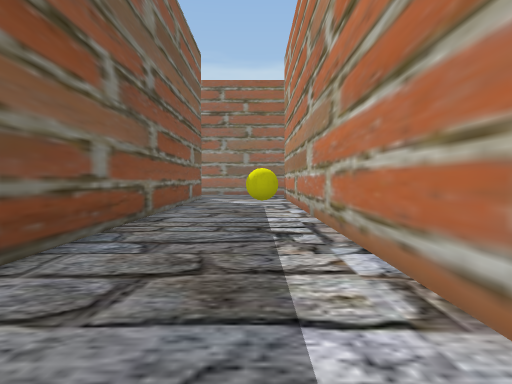
View 1 (above)

24 first-person views from a walk through a Unity game level. The camera is 1.5 m above the floor, tilts 2° down and sees 75° across. The floor is counted in squares, 2 m on a side. Each view is taken from the middle of a square. On the plan, view 1 faces up. The plan holds only what a view shows up to about 11 squares ahead; the rest is blank. The place goes on beyond the plan.

View 2
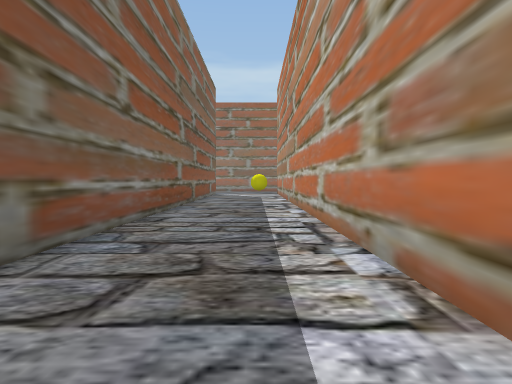

View 3
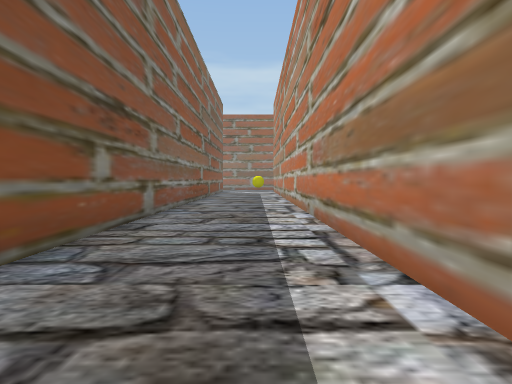

View 4
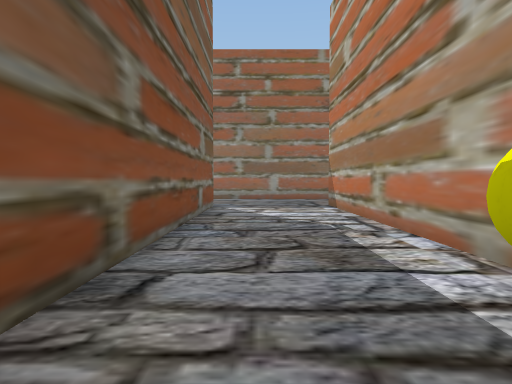

View 5
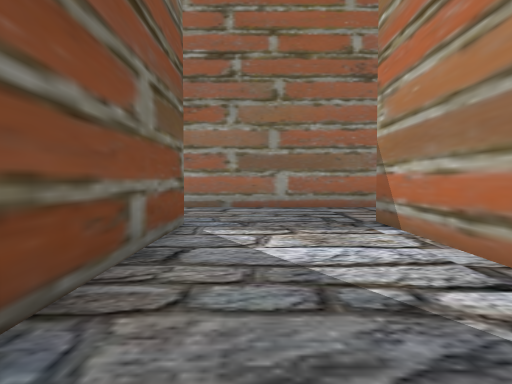

View 6
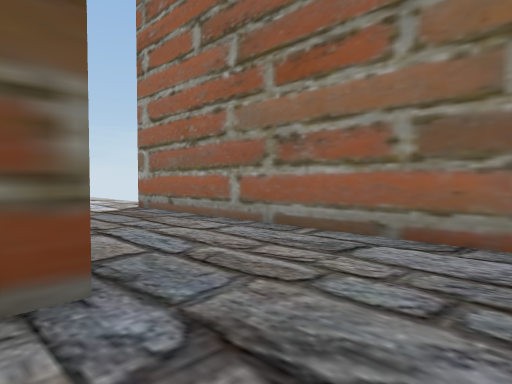

View 7
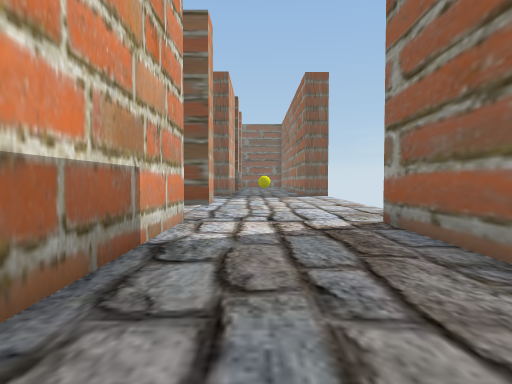

View 8
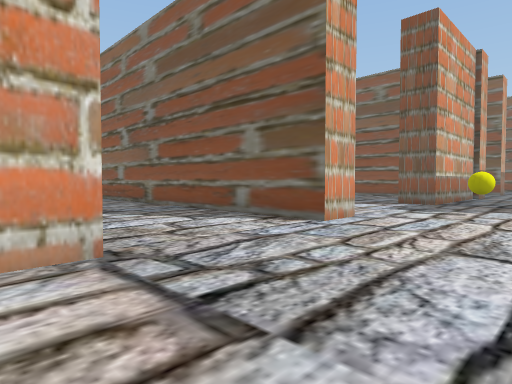

View 9
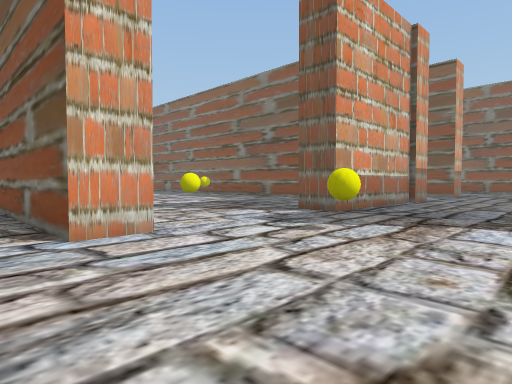

View 10
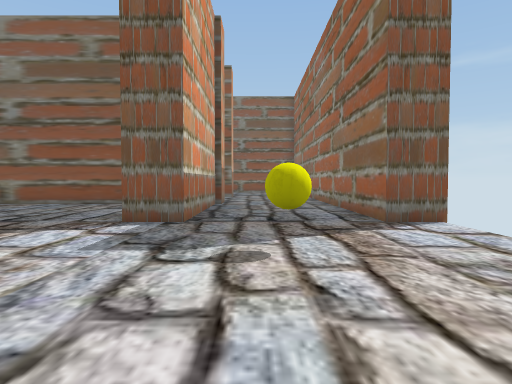

View 11
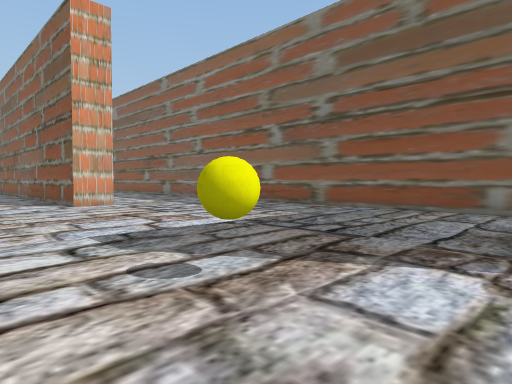

View 12
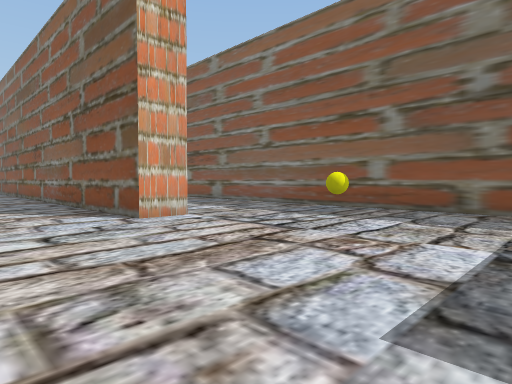

View 13
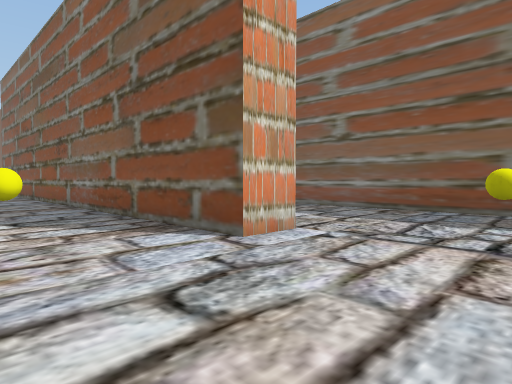

View 14
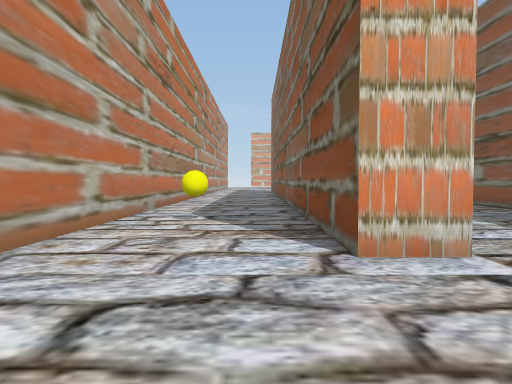

View 15
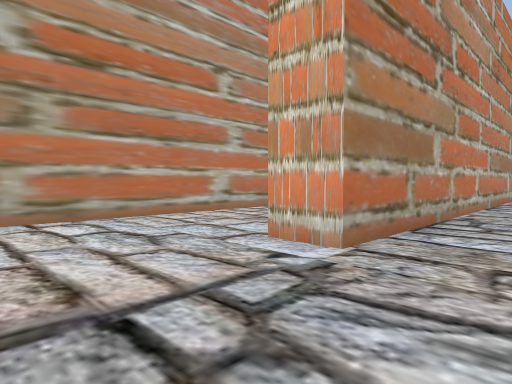

View 16
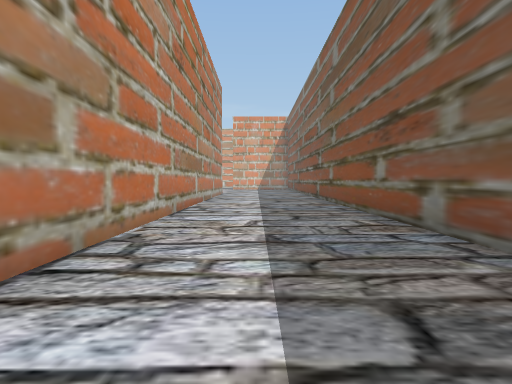

View 17
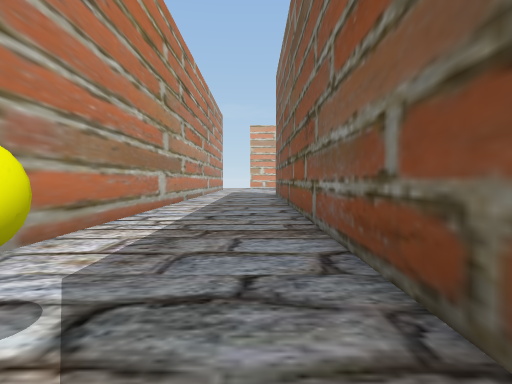

View 18
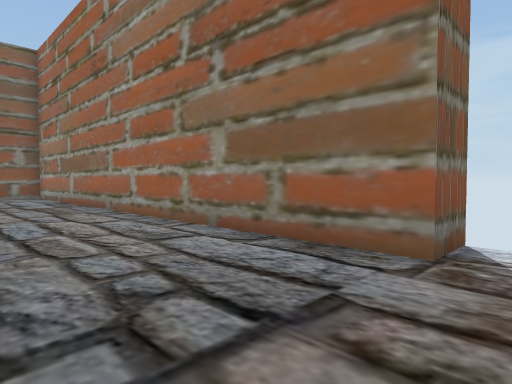

View 19
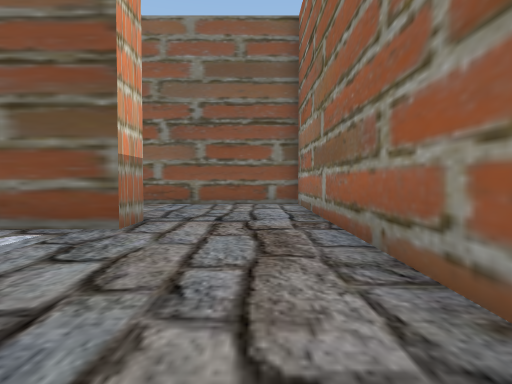

View 20
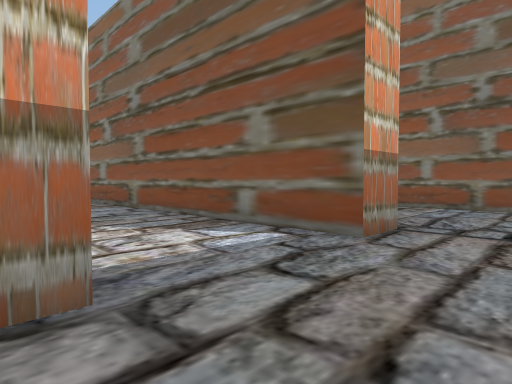

View 21
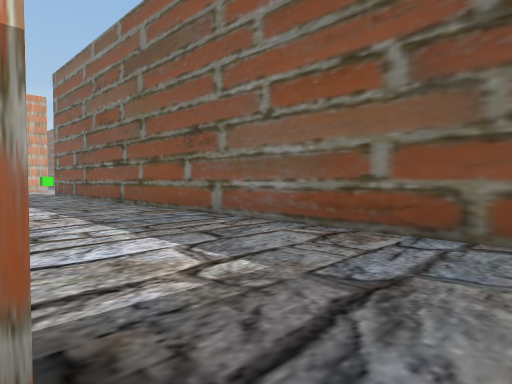

View 22
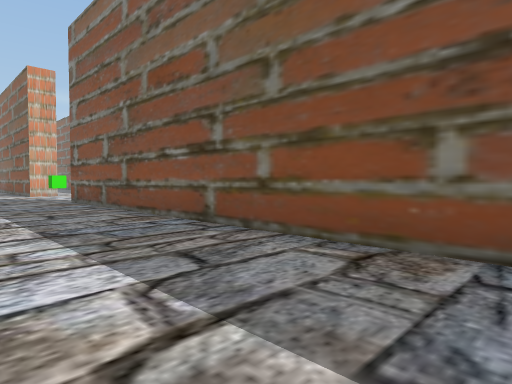

View 23
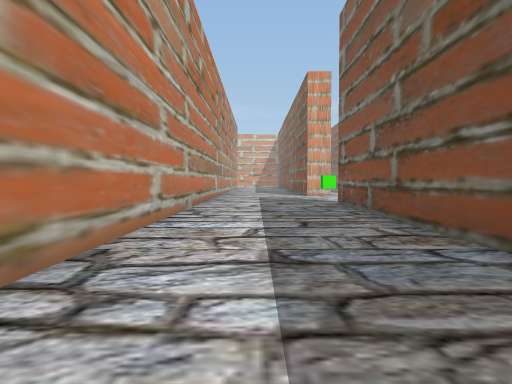

View 24
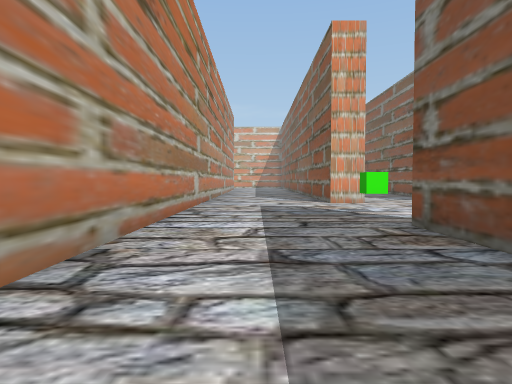

### Floor plan
Points are (right, up) in squares from view 1. A wall is a line through its corners. A room is listed if a view was taken in it or the views show most of it. See-through windows are left out.
Room 1 (views 1, 2, 3, 4, 5, 6, 7, 8, 9, 10, 11, 12, 13, 14, 15, 16, 17, 18, 19, 20, 21, 22, 23, 24)
walls: (-14.4, 13.7) (-13.2, 13.7) (-13.2, 6.6); (-9.2, 13.7) (-4.6, 13.7); (-23.6, 11.9) (-23.6, -8); (-19.1, -8) (-19.1, 2.8) (-18, 2.8) (-18, -9.4); (-23.6, 13.7) (-19, 13.7) (-19, 12.5); (-14.4, -9.5) (-14.4, 5.2); (-24.8, 13.9) (-23.8, 13.9); (-19, 18.5) (-19, 17.3) (-33.6, 17.3) (-33.6, -3.6); (-2.2, 13.9) (-2.2, -6.1); (-29.2, 13.9) (-28.1, 13.9) (-28.1, 4.5); (-29.2, -9) (-29.2, 4.8); (1.2, -7.5) (1.2, 14.1); (2.4, 17.3) (-9, 17.3); (-34.5, -8.9) (-33.4, -8.9)
objects: green cube (-34, -6); yellow ball (-21, 5); yellow ball (-17, 11); yellow ball (-17, 15); yellow ball (-16, 0); yellow ball (0, 5)

Where each view was taken, in squares from view 1:
view 1: 0 up, 0 right, facing up
view 2: 5 down, 0 right, facing up
view 3: 9 down, 0 right, facing up
view 4: 4 up, 1 left, facing up
view 5: 8 up, 1 left, facing up
view 6: 13 up, 0 right, facing up-left
view 7: 15 up, 3 left, facing left
view 8: 17 up, 8 left, facing down-left
view 9: 18 up, 12 left, facing down-left
view 10: 15 up, 13 left, facing left
view 11: 13 up, 15 left, facing down-left
view 12: 9 up, 15 left, facing down-left
view 13: 6 up, 15 left, facing down-left
view 14: 6 up, 17 left, facing down
view 15: 6 up, 21 left, facing down-right
view 16: 3 up, 21 left, facing down
view 17: 1 up, 17 left, facing down
view 18: 14 up, 18 left, facing up-left
view 19: 16 up, 23 left, facing left
view 20: 16 up, 24 left, facing down-left
view 21: 15 up, 29 left, facing down-left
view 22: 9 up, 30 left, facing down-left
view 23: 7 up, 31 left, facing down
view 24: 2 up, 31 left, facing down
